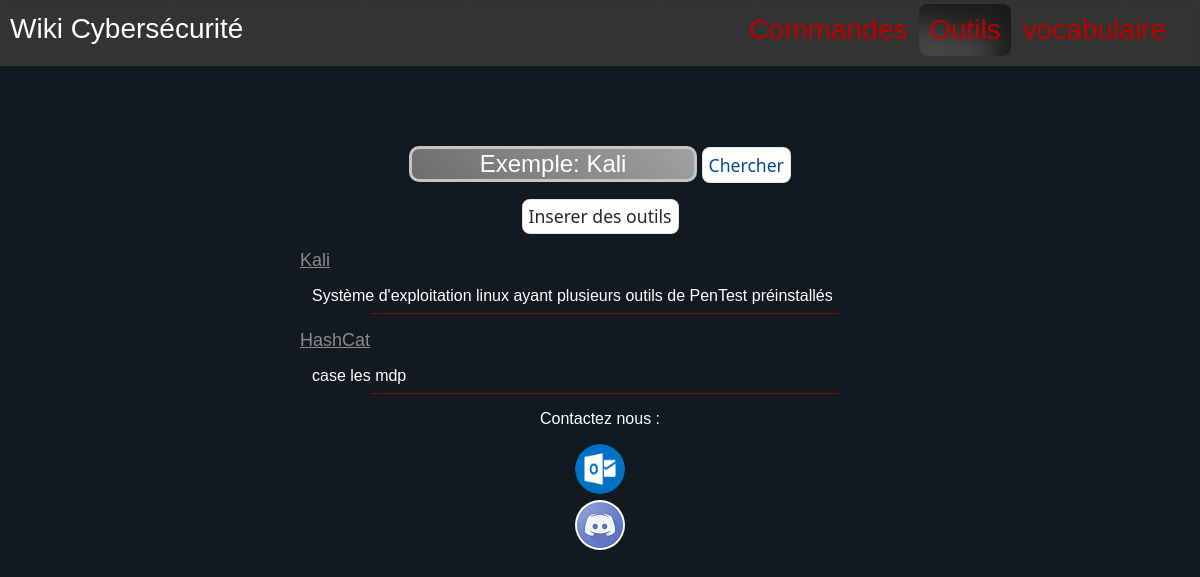
/Outils, run on the app's committed database.
### tables this page shows
CREATE TABLE IF NOT EXISTS `outil` (
  `id` int(11) NOT NULL AUTO_INCREMENT,
  `nom` varchar(25) NOT NULL,
  `descriptionCourte` text NOT NULL,
  `descriptionLongue` text,
  `lienGetStarted` text NOT NULL,
  `lienOfficiel` text NOT NULL,
  `lienDoc` text NOT NULL,
  PRIMARY KEY (`id`)
);

### controller/outils.php (called while the page is built)
<?php
$outilsArray = array();
if ( isset($_POST['isRechercheVocabulaire'])){
    $outilsArray = Outil::fetchOutilsFiltered($conn, $_POST['rechercheVocabulaire']);
} else {
    $outilsArray = Outil::fetchAllOutils($conn);
}
require_once('./view/outils.php');
?>

### model/Outil.php (called while the page is built, shortened)
<?php
class Outil{
    function __construct(int $id, string $nom, string $descriptionCourte, ?string $descriptionLongue,
            string $lienGetStarted, string $lienOfficiel, string $lienDoc ) {
        $this->id = $id;
        $this->nom = $nom;
        $this->descriptionCourte = $descriptionCourte;
    }
    public static function fetchAllOutils($conn)
    {
        $listOutils = array();
        try{
            $requete = $conn->prepare("SELECT * FROM Outil;");
            $requete->execute();
            $result = $requete->fetchAll();
            foreach($result as $outil){
                array_push($listOutils,
                    new Outil($outil['id'], $outil['nom'], $outil['descriptionCourte'], $outil['descriptionLongue'],
                        $outil['lienGetStarted'], $outil['lienOfficiel'], $outil['lienDoc']));
            }
        }catch(PDOException $e){
            die($e->getMessage());
        }
        return $listOutils;
    }
}
?>

### view/outils.php (the view)
<form class="barreRecherche" method="post" id="Outils">
    <input id="search" type="text" name="rechercheOutils" placeholder="Exemple: Kali">
    <input id="submit" class = "btn" type="submit" name="isRechercheOutils" value="Chercher">
</form>
<?php
echo '<a class="Center" href="' . base() . 'outilsInserts" > <button id="submit" class = "btn"name="isRechercheCommande"> Inserer des outils </button> </a>';
foreach($outilsArray as $outil){
    echo '<p Class="outilNomList"><a href="' . base() . "outilsDetails/" . $outil->id . '" >'  .  htmlspecialchars($outil->nom) . '</a></p>' .
        '<p Class="outilDefinitionList">' .  htmlspecialchars($outil->descriptionCourte) . '</p>' ;
}
?>

### css/content.css (style rules this page uses)
body { font-family: Helvetica; font-weight: lighter; margin: 0; }
::placeholder { color:rgb(255, 255, 255); }
#search { margin-top: 80px; border: 3px solid rgb(197, 197, 197); border-radius: 10px; font-size:24px; width:48%; background-image: linear-gradient(45deg,#6d6d6d, #a1a1a1); -webkit-appearance: none; }
input[type=submit] { color: #004B91; }
.vocabNomList, .CommandeNomList a, .outilNomList a { color: rgb(139, 139, 139); font-size:large; }
.btn { align-items: center; background-color: #FFFFFF; border: 1px solid rgba(0, 0, 0, 0.1); border-radius: .5rem; box-shadow: rgba(0, 0, 0, 0.02) 0 1px 3px 0; box-sizing: border-box; color: rgba(0, 0, 0, 0.85); font-family: system-ui,-apple-system,system-ui,"Helvetica Neue",Helvetica,Arial,sans-serif; justify-content: center; transition: all 250ms; user-select: none; -webkit-user-select: none; touch-action: manipulation; vertical-align: baseline; width: auto; height: 2.2rem; font-size: 1.1rem; }
.CommandeDescriptionList, .vocabDefinitionList, .outilDefinitionList { margin-left: 2%; }
.CommandeDescriptionList::after, .vocabDefinitionList::after, .outilDefinitionList::after { display: block; margin-top: 0.5em; content: ''; width: 80%; margin-left: 10%; height: 1px; background: darkred; }
.Center { text-align: center; display: block; }

### css/style.css (style rules this page uses)
body { background-color: #131921; color: white; }
.OutilsInsert, .CommandeInsert, .VocabInsert, #search, .barreRecherche { text-align: center; }

### data on the page
outil: nom "Kali", descriptionCourte "Système d'exploitation linux ayant plusieurs outils de PenTest préinstallés"
outil: nom "HashCat", descriptionCourte "case les mdp"
